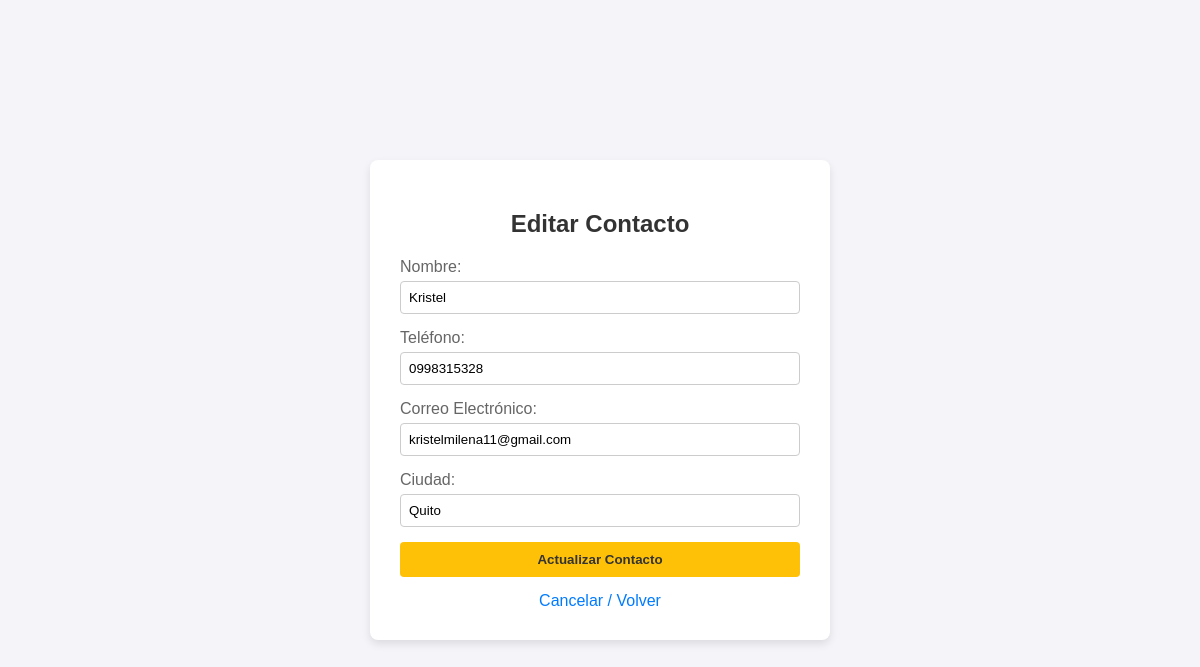
The app's page /editar.php?id=2 (signed in) with its own data.
### tables this page shows
CREATE TABLE `contactos` (
  `id` int(11) NOT NULL,
  `id_usuario` int(11) NOT NULL,
  `nombre` varchar(100) NOT NULL,
  `telefono` varchar(50) NOT NULL,
  `correo` varchar(100) DEFAULT NULL,
  `ciudad` varchar(100) DEFAULT NULL,
  `favorito` tinyint(1) NOT NULL DEFAULT 0
);

### editar.php (the view, shortened to what this page needs)
<?php
require_once 'conexion.php';
$user_id = $_SESSION['user_id'];
$contacto = null;
if (isset($_GET['id'])) {
    $contacto_id = $_GET['id'];
    $sql = "SELECT * FROM contactos WHERE id = :id AND id_usuario = :id_usuario";
    $stmt = $conexion->prepare($sql);
    $stmt->execute(['id' => $contacto_id, 'id_usuario' => $user_id]);
    $contacto = $stmt->fetch(PDO::FETCH_ASSOC);
}
?>
<!DOCTYPE html>
<html lang="es">
<head>
</head>
<body>
    <div class="card">
        <h2>Editar Contacto</h2>
        <?php if ($contacto): ?>
            <form action="editar.php" method="POST">
                <div class="form-group">
                    <label>Nombre:</label>
                    <input type="text" name="nombre" value="<?php echo htmlspecialchars($contacto['nombre']); ?>" required>
                </div>
                <div class="form-group">
                    <label>Teléfono:</label>
                    <input type="text" name="telefono" value="<?php echo htmlspecialchars($contacto['telefono']); ?>" required>
                </div>
                <div class="form-group">
                    <label>Correo Electrónico:</label>
                    <input type="email" name="correo" value="<?php echo htmlspecialchars($contacto['correo']); ?>">
                </div>
                <div class="form-group">
                    <label>Ciudad:</label>
                    <input type="text" name="ciudad" value="<?php echo htmlspecialchars($contacto['ciudad']); ?>">
                </div>
                <button type="submit" class="btn">Actualizar Contacto</button>
            </form>
        <?php endif; ?>
        <div class="back">
            <a href="dashboard.php">Cancelar / Volver</a>
        </div>
    </div>
</body>
</html>

### editar.php (style rules this page uses)
body { font-family: Arial, sans-serif; background-color: #f4f4f9; display: flex; justify-content: center; align-items: center; height: 100vh; margin: 0; }
.card { background: white; padding: 30px; border-radius: 8px; box-shadow: 0 4px 8px rgba(0,0,0,0.1); width: 400px; }
h2 { text-align: center; color: #333; }
.form-group { margin-bottom: 15px; }
label { display: block; margin-bottom: 5px; color: #666; }
input { width: 100%; padding: 8px; box-sizing: border-box; border: 1px solid #ccc; border-radius: 4px; }
.btn { display: block; width: 100%; padding: 10px; background-color: #ffc107; color: #333; border: none; border-radius: 4px; cursor: pointer; font-weight: bold; }
.back { text-align: center; margin-top: 15px; }
.back a { color: #007bff; text-decoration: none; }

### records on screen
contactos: nombre "Kristel", telefono "0998315328", correo "kristelmilena11@gmail.com", ciudad "Quito"
